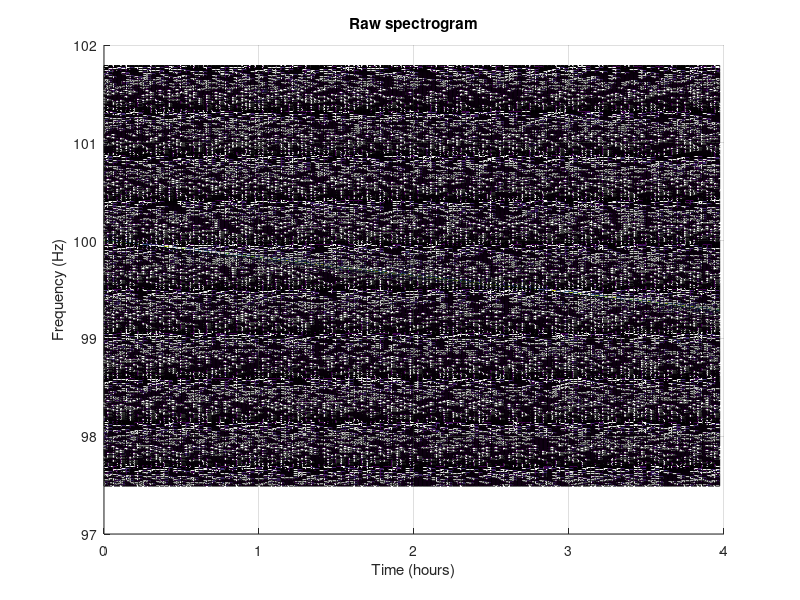

Write MATLAB code to recreate this figure. (Note: this script raises an error after producing the figure.)
% SNRg Calculations

clear;
clc;
close all;

% Choose settings (0 = off, 1 = on)
ParsevalSNR = 1; 
RealPartDS = 0;
Animation = 0;
NequalNseg = 1;
PlotSNRvsdfdot = 0;
PlotMaxSNRgvsTobs = 0;
PlotLastTimeSegment = 0;
Plotdfdotvsi = 0;
OutputFile1 = 1;
OutputFile2 = 0;
OutputFile3 = 0;

%% Generate Signal Spectrogram

% SNR1 and {SNRg_i | M<=i<=N} will be calculated
M = 1;
N = 100;
Ntrial = 10;
if (OutputFile1 == 0)
    Ntrial = 1;
end

% Set information on noise samples
nNoiseSample = 10;
noiseOffset = 50;
nBinSide = 4;

% Sampling frequency
fsamp = 1024.;

% Noise ASD ( / sqrt(Hz) )
hnoise = 12;
noiseamp = hnoise;

% Signal initial frequency (Hz)
f_sig = 100.;

% Signal frequency derivative (Hz/s)
fdot_sig = -5.e-5;

% Length of observation (hr)
Tobs_hr = 4.;
Tobs = Tobs_hr * 3600.;
if (OutputFile1 == 1)
    if (ParsevalSNR == 1)
        filename = sprintf('SNRgfdot_%0.es-2Tobs_%0.fhrP.csv', fdot_sig, Tobs_hr);
    else
        filename = sprintf('SNRgfdot_%0.es-2Tobs_%0.fhr.csv', fdot_sig, Tobs_hr);
    end
end

% Coherence time (hr) - choose so that signal drifts 0.5 bin per coherence time
Tcoh_hr = 1./3600.*sqrt(0.5/abs(fdot_sig));
Tcoh = Tcoh_hr * 3600.;

% Adjust coherence time to be an integer number of seconds
Tcoh = floor(Tcoh);
Tcoh_hr = Tcoh/3600.;

% DO NOT TOUCH/CARE
searchScale = 0;

f_sigStepSize = (0.1)/Tcoh*(Tcoh < Tobs) + 0.3/sqrt(0.5/(1.e-6))*(Tcoh >= Tobs);
fvec_sig = (f_sig-searchScale*f_sigStepSize) : f_sigStepSize : (f_sig+searchScale*f_sigStepSize);

fdot_sigStepSize = (7.8e-6)*abs(fdot_sig)*(fdot_sig ~= 0) + 1.e-7*(fdot_sig == 0);
fdotvec_sig = (fdot_sig-searchScale*fdot_sigStepSize) : fdot_sigStepSize : (fdot_sig+searchScale*fdot_sigStepSize);

[F, Fdot] = meshgrid(fvec_sig, fdotvec_sig);

% Adjust observation time to be exactly an integer number of coherence times to avoid binning headaches
Nseg = floor(Tobs/Tcoh);
if (NequalNseg == 1)
    N = Nseg;
    %N = floor(Nseg/10)*10;
end
Tobs = Nseg*Tcoh;
Tobs_hr = Tobs / 3600.;
fprintf('Observation time = %d sec (%f hr)\n',Tobs,Tobs_hr);
fprintf('Coherence time per segment = %d sec (%f hr)\n',Tcoh,Tcoh_hr);
assert(M<=N, 'Error: M>N');

% Set noise power mean and standard deviation from Parseval's Theorem
if (ParsevalSNR == 1)
    noiseMean = 1;
    noiseSTD = 1;
end

% Define time series to hold raw data stream of signal plus noise
deltat = 1./fsamp;
t = 0:deltat:Tobs;
Nsample = length(t);

% Search band width (Hz)
bandscale = 115; % Increase if fIndex is too high/low
f_siglo = min(f_sig,f_sig+fdot_sig*Tobs);
f_sighi = max(f_sig,f_sig+fdot_sig*Tobs);
freqlo_approx = min(fvec_sig)+min(fdotvec_sig)*Tobs - (noiseOffset + nNoiseSample + nBinSide)/Tcoh - bandscale/Tcoh;
freqhi_approx = max(fvec_sig)+max(fdotvec_sig)*Tobs*(max(fdotvec_sig) > 0) + (noiseOffset + nNoiseSample + nBinSide)/Tcoh + bandscale/Tcoh;
freqhi = ceil(freqhi_approx * Tcoh)/Tcoh;
freqlo = floor(freqlo_approx * Tcoh)/Tcoh;
bandwidth = freqhi - freqlo;
fprintf('Low/high frequencies of band shown: %f-%f Hz\n',freqlo,freqhi);

% Number of bins signal drifts per coherence time
Nbin_drift = abs(fdot_sig) * Tcoh * Tcoh;
Nbin_drift_total = abs(fdot_sig) * Tobs * Tcoh;
fprintf('Number of bins signal drifts per coherence time = %8.2f\n',Nbin_drift);
fprintf('Total number of bins signal drifts = %8.2f\n',Nbin_drift_total);

for trial = 1:Ntrial
    % Generate noise
    noise = noiseamp*random('norm',0.,1.,1.,Nsample);

    % Signal amplitude (no antenna pattern) 
    hamp = 1;

    % Generate signal in time domain
    signal = hamp*sin(2*pi*(f_sig*t + 0.5*fdot_sig*t.^2));
    data = signal + noise;

    % Generate spectra for each coherence time and extract band of interest to make spectrogram
    indbandlo = floor(freqlo*Tcoh)+1;
    indbandhi = floor(freqhi*Tcoh)+1;
    nbandbin = indbandhi - indbandlo + 1;
    Nseg = floor(Tobs/Tcoh);
    Nsample_coh = floor(Nsample / Nseg);
    spectrogram = zeros(nbandbin,Nseg);
    rawSpectrogram = (1+sqrt(-1)).*zeros(nbandbin,Nseg);
    fftNormalization = sqrt(1/Tcoh/fsamp)/noiseamp;
    for seg = 1:Nseg
       fprintf('Generating segment %d\n',seg);
       indlo = (seg-1)*Nsample_coh + 1;
       indhi = indlo + Nsample_coh - 1;
       segment = data(indlo:indhi);
       segment_noNoise = signal(indlo:indhi);
       rawfft = fft(segment,Nsample_coh);
       spectrogram(1:nbandbin,seg) = abs(rawfft(indbandlo:indbandhi))*fftNormalization;
       rawSpectrogram(1:nbandbin,seg) = rawfft(indbandlo:indbandhi)*fftNormalization;
       [dummyVariable, fIndex_sig] = max(rawfft(indbandlo:indbandhi)*fftNormalization);
       if (seg == round(Nseg/5) || seg == round(Nseg/5*2) || seg == round(Nseg/5*3) || seg == round(Nseg/5*4) || seg == Nseg)
           fprintf('Signal fIndex of segment %d = %d; magnitude = %d; phase = %d\n', seg, fIndex_sig, abs(dummyVariable), angle(dummyVariable));
       end
    end

    % Create modified spectrogram for plot
    plotSpectrogram = spectrogram;
    for k = 1:Nseg
        segment = plotSpectrogram(:, k);
        segment(segment < 0.1*max(segment)) = 0;
        plotSpectrogram(:, k) = segment;
    end

    % Plot spectrogram bar3(spectrogram)
    segarray = 1:Nseg;
    seghour = (segarray-1)*Tcoh/3600.;
    indarray = [indbandlo:indbandhi];
    freqplot = (indarray-indbandlo)*1.0/Tcoh + freqlo;

    figure(1);
    fprintf('Creating spectrogram plot with %d time bins (columns) and %d frequency bins (rows)...\n',Nseg,nbandbin);
    s1 = surf(seghour,freqplot,plotSpectrogram);
    title('Raw spectrogram');
    xlabel('Time (hours)');
    ylabel('Frequency (Hz)');
    view(0,90);
    ax = gca;
    ax.FontSize = 18;
    ax.LineWidth = 3;
    axis([min(seghour) max(seghour) min(freqplot) max(freqplot)]);

    %% Calculate Detection Statistics

    % Create vector of column midpoints
    tMid = zeros(1, Nseg);
    for tIndex = 1:Nseg
    tMid(tIndex) = (tIndex - 0.5)*Tcoh;
    end

    tMid_hr = tMid./3600;

    % Create vector of indices for frequency trajectory
    freqTrajIndex = zeros(1, Nseg);
    for tIndex = 1:Nseg
        freqTrajIndex(tIndex) = find(t == tMid(tIndex));
    end

    % Calculate expected phase/frequency trajectories and signal
    freqTraj = f_sig + fdot_sig.*t;
    phaseTraj = 2*pi.*(f_sig.*t + 0.5*fdot_sig.*t.^2);
    searchSignal = hamp.*sin(phaseTraj);

    % Create template spectrogram
    searchSpectrogram = (1+sqrt(-1)).*zeros(nbandbin,Nseg);
    for seg = 1:Nseg
        indlo = (seg-1)*Nsample_coh + 1;
        indhi = indlo + Nsample_coh - 1;
        searchSegment = searchSignal(indlo:indhi);
        searchRawfft = fft(searchSegment, Nsample_coh);
        searchSpectrogram(1:nbandbin,seg) = searchRawfft(indbandlo:indbandhi)*fftNormalization;
    end

    % Find predicted frequency at each column midpoint
    fMid = zeros(1, Nseg);
    for tIndex = 1:Nseg
        fMid(tIndex) = freqTraj(freqTrajIndex(tIndex));
    end

    % Calculate signal frequency indices
    fIndex = zeros(1, Nseg);
    for tIndex = 1:Nseg
        fIndex(tIndex) = find(abs(freqplot - fMid(tIndex)) == min(abs(freqplot - fMid(tIndex))), 1, 'first');
    end

    % Calculate background noise frequency indices
    fIndex_noise = zeros(nNoiseSample, Nseg);
    for k = 1:nNoiseSample
        fIndex_noise(k, :) = fIndex + (2*nBinSide+2)*k + noiseOffset;
    end

    % Calculate weights array
    weight = (1+sqrt(-1)).*zeros(nbandbin,Nseg);
    for tIndex = 1:Nseg
        %weight(:, tIndex) = hamp.*searchSpectrogram(:, tIndex)/sum(abs(searchSpectrogram((fIndex(tIndex)-nBinSide):(fIndex(tIndex)+nBinSide), tIndex)).^2);
        weight(:, tIndex) = searchSpectrogram(:, tIndex).*abs(searchSpectrogram(:, tIndex)).^2/sum(abs(searchSpectrogram((fIndex(tIndex)-nBinSide):(fIndex(tIndex)+nBinSide), tIndex)).^2);
    end

    % Calculate detection statistics
    signalDS1 = 0;
    signalDSg_i = zeros(N-M+1, 1);
    grouper_sig = (1+sqrt(-1)).*zeros(N-M+1, 1);
    noiseDS1 = zeros(1, nNoiseSample);
    noiseDSg_i = (1+sqrt(-1)).*zeros(N-M+1, nNoiseSample);
    grouper_noise = (1+sqrt(-1)).*zeros(N-M+1, nNoiseSample);

    signalDSContribution1 = [];
    signalDSContribution2 = [];
    signalDSContribution3 = [];
    signalDSContribution4 = [];

    noiseDSContribution1 = [];
    noiseDSContribution2 = [];
    noiseDSContribution3 = [];
    noiseDSContribution4 = [];

    for tIndex = 1:Nseg
        % Signal detection statistics
        signalDS1 = signalDS1 + (abs(spectrogram(fIndex(tIndex), tIndex)))^2;
        grouper_sig = grouper_sig + sum(conj(weight((fIndex(tIndex)-nBinSide):(fIndex(tIndex)+nBinSide), tIndex)).*rawSpectrogram((fIndex(tIndex)-nBinSide):(fIndex(tIndex)+nBinSide), tIndex));
        for i = M:N
            if (RealPartDS == 1)
                contribution = real(grouper_sig(i-M+1)); 
            else
                contribution = abs(grouper_sig(i-M+1))^2;
            end
            if (mod(tIndex, i) == 0)
                signalDSg_i(i-M+1) = signalDSg_i(i-M+1) + contribution;
                if (i == 1)
                    signalDSContribution1 = [signalDSContribution1, contribution];
                elseif (i == 2)
                    signalDSContribution2 = [signalDSContribution2, contribution];
                elseif (i == 3)
                    signalDSContribution3 = [signalDSContribution3, contribution];
                elseif (i == 4)
                    signalDSContribution4 = [signalDSContribution4, contribution];
                end
                grouper_sig(i-M+1) = 0;
            elseif (tIndex == Nseg)
                signalDSg_i(i-M+1) = signalDSg_i(i-M+1) + contribution;
                grouper_sig(i-M+1) = 0;
            end
        end

        % Noise detection statistics
        for k = 1:nNoiseSample
            noiseDS1(k) = noiseDS1(k) + (abs(spectrogram(fIndex_noise(k, tIndex), tIndex)))^2;
            grouper_noise(:, k) = grouper_noise(:, k) + sum(conj(weight((fIndex(tIndex)-nBinSide):(fIndex(tIndex)+nBinSide), tIndex)).*rawSpectrogram((fIndex_noise(k, tIndex)-nBinSide):(fIndex_noise(k, tIndex)+nBinSide), tIndex));
        end
        for i = M:N
            if (RealPartDS == 1)
                contribution = real(grouper_noise(i-M+1, :)); 
            else
                contribution = abs(grouper_noise(i-M+1, :)).^2;
            end
            if (mod(tIndex, i) == 0)
                noiseDSg_i(i-M+1, :) = noiseDSg_i(i-M+1, :) + contribution;
                if (i == 1)
                    noiseDSContribution1 = [noiseDSContribution1, [abs(grouper_noise(i-M+1, 1))^2; abs(grouper_noise(i-M+1, floor(nNoiseSample/2)))^2; abs(grouper_noise(i-M+1, end))^2]];
                elseif (i == 2)
                    noiseDSContribution2 = [noiseDSContribution2, [abs(grouper_noise(i-M+1, 1))^2; abs(grouper_noise(i-M+1, floor(nNoiseSample/2)))^2; abs(grouper_noise(i-M+1, end))^2]];
                elseif (i == 3)
                    noiseDSContribution3 = [noiseDSContribution3, [abs(grouper_noise(i-M+1, 1))^2; abs(grouper_noise(i-M+1, floor(nNoiseSample/2)))^2; abs(grouper_noise(i-M+1, end))^2]];
                elseif (i == 4)
                    noiseDSContribution4 = [noiseDSContribution4, [abs(grouper_noise(i-M+1, 1))^2; abs(grouper_noise(i-M+1, floor(nNoiseSample/2)))^2; abs(grouper_noise(i-M+1, end))^2]];
                end
                grouper_noise(i-M+1, :) = 0;
            elseif (tIndex == Nseg)
                noiseDSg_i(i-M+1, :) = noiseDSg_i(i-M+1, :) + contribution;
            end
        end
    end

    %% Calculate SNRs and Plot
    % Calculate SNRs
    SNR1 = abs(signalDS1 - mean(noiseDS1))/std(noiseDS1);
    fprintf('SNR1 = %e\n', SNR1);
    SNRg_i = zeros(N-M+1, 1);
    for i = M:N
        if (ParsevalSNR == 0)
            SNRg_i(i-M+1) = abs(signalDSg_i(i-M+1) - mean(noiseDSg_i(i-M+1, :)))/std(noiseDSg_i(i-M+1, :));
        elseif (ParsevalSNR == 1)
            SNRg_i(i-M+1) = abs(signalDSg_i(i-M+1) - noiseMean)/noiseSTD/sqrt(i);
        end
        fprintf('SNRg_%d = %e\n', i, SNRg_i(i-M+1));
    end

    if (OutputFile1 == 1)
        assert(all(M:N==1:Nseg), 'Error: Output File 1 can only function when M=1 and N=Nseg')
        fout = fopen(filename, 'a');
        for i = M:N
            if (i == N)
                fprintf(fout, '%e\n', SNRg_i(i-M+1));
            else
                fprintf(fout, '%e,', SNRg_i(i-M+1));
            end
        end
    end

end
% Plot data
figure(2)
p1 = scatter(M:N, SNRg_i, 'ok');
hold on;
if (ParsevalSNR == 0)
    p2 = plot(M:N, SNR1.*ones(1, N-M+1), '--r');
end
title('SNRg_i vs i');
xlabel('i');
ylabel('SNRg_i');
if (ParsevalSNR == 0)
    legend('SNRg_i', 'SNR1', 'location', 'northwest');
else
    legend('SNRg_i', 'location', 'northwest');
end
grid on;
p1.LineWidth = 3;
ax = gca;
ax.LineWidth = 3;
ax.FontSize = 16;

[imax, SNRg_imax] = max(SNRg_i);
fprintf('Max of %e at i = %d\n', imax, SNRg_imax);
%% Plot DS Contributions

if (NequalNseg == 1 && M == 1 && Nseg >= 4)
    % Create segment vectors for each SNRg_i
    segvecs = {[], [], [], []};
    for tIndex = 1:Nseg
        for i = 1:4
            if (mod(tIndex, i) == 0)
                segvecs{i} = [segvecs{i}, tIndex];
            end
        end
    end

    figure(3)
    subplot(2, 2, 1)
    p311 = plot(segvecs{1}, signalDSContribution1, '-r');
    hold on;
    p321 = plot(segvecs{2}, signalDSContribution2, '-g');
    p331 = plot(segvecs{3}, signalDSContribution3, '-b');
    p341 = plot(segvecs{4}, signalDSContribution4, '-m');
    hold off;
    ylim([0, 17]);
    title('Signal DS Contributions for SNRg_i');
    xlabel('time segment');
    ylabel('contribution');
    legend('i=1', 'i=2', 'i=3', 'i=4');
    ax = gca;
    ax.LineWidth = 3;
    ax.FontSize = 15;

    subplot(2, 2, 2)
    p312 = plot(segvecs{1}, noiseDSContribution1(1, :), '-r');
    hold on;
    p322 = plot(segvecs{2}, noiseDSContribution2(1, :), '-g');
    p332 = plot(segvecs{3}, noiseDSContribution3(1, :), '-b');
    p342 = plot(segvecs{4}, noiseDSContribution4(1, :), '-m');
    hold off;
    title('Noise DS Contributions for SNRg_i (first noise sample)');
    xlabel('time segment');
    ylabel('contribution');
    legend('i=1', 'i=2', 'i=3', 'i=4');
    ax = gca;
    ax.LineWidth = 3;
    ax.FontSize = 15;

    subplot(2, 2, 3)
    p313 = plot(segvecs{1}, noiseDSContribution1(2, :), '-r');
    hold on;
    p323 = plot(segvecs{2}, noiseDSContribution2(2, :), '-g');
    p333 = plot(segvecs{3}, noiseDSContribution3(2, :), '-b');
    p343 = plot(segvecs{4}, noiseDSContribution4(2, :), '-m');
    hold off;
    title('Noise DS Contributions for SNRg_i (middle noise sample)');
    xlabel('time segment');
    ylabel('contribution');
    legend('i=1', 'i=2', 'i=3', 'i=4');
    ax = gca;
    ax.LineWidth = 3;
    ax.FontSize = 15;

    subplot(2, 2, 4)
    p314 = plot(segvecs{1}, noiseDSContribution1(3, :), '-r');
    hold on;
    p324 = plot(segvecs{2}, noiseDSContribution2(3, :), '-g');
    p334 = plot(segvecs{3}, noiseDSContribution3(3, :), '-b');
    p344 = plot(segvecs{4}, noiseDSContribution4(3, :), '-m');
    hold off;
    title('Noise DS Contributions for SNRg_i (last noise sample)');
    xlabel('time segment');
    ylabel('contribution');
    legend('i=1', 'i=2', 'i=3', 'i=4');
    ax = gca;
    ax.LineWidth = 3;
    ax.FontSize = 15;

end
%% Calculate SNR for Various fdot

TS_model = @(a, fdot_log, Tobs_log, i_log) 10^( (a(1) + a(2).*fdot_log).*Tobs_log + ...
                                                (a(3) + a(4).*fdot_log).*i_log + ...
                                                (a(5) + a(6).*fdot_log) );
load TemplateSpacingModelParams.mat

% Create vector of fdot values (for search)
searchScale = 5;
fdot_sigStepSize = TS_model(TemplateSpacingModelParams, log10(abs(fdot_sig)), log10(Tobs_hr), log10(N));
fdotvec_sig = (fdot_sig - searchScale*fdot_sigStepSize):fdot_sigStepSize:(fdot_sig + searchScale*fdot_sigStepSize);
SNR1Array = zeros(1, length(fdotvec_sig));
SNRg_iArray = zeros(N-M+1, length(fdotvec_sig));

for j = 1:length(fdotvec_sig)
    
    fprintf('Calulating SNRg_is for dfdot = %e\n', fdotvec_sig(j)-fdot_sig);
    
    % Calculate expected phase/frequency trajectories and signal
    freqTraj = f_sig + fdotvec_sig(j).*t; 
    phaseTraj = 2*pi.*(f_sig.*t + 0.5*fdotvec_sig(j).*t.^2);
    searchSignal = hamp.*sin(phaseTraj);

    % Create template spectrogram
    searchSpectrogram = (1+sqrt(-1)).*zeros(nbandbin,Nseg);
    for seg = 1:Nseg
        indlo = (seg-1)*Nsample_coh + 1;
        indhi = indlo + Nsample_coh - 1;
        searchSegment = searchSignal(indlo:indhi);
        searchRawfft = fft(searchSegment, Nsample_coh);
        searchSpectrogram(1:nbandbin,seg) = searchRawfft(indbandlo:indbandhi)*fftNormalization;
    end

    % Find predicted frequency at each column midpoint
    fMid = zeros(1, Nseg);
    for tIndex = 1:Nseg
        fMid(tIndex) = freqTraj(freqTrajIndex(tIndex));
    end

    % Calculate signal frequency indices
    fIndex = zeros(1, Nseg);
    for tIndex = 1:Nseg
        fIndex(tIndex) = find(abs(freqplot - fMid(tIndex)) == min(abs(freqplot - fMid(tIndex))), 1, 'first');
    end
    
    % Calculate background noise frequency indices
    fIndex_noise = zeros(nNoiseSample, Nseg);
    for k = 1:nNoiseSample
        fIndex_noise(k, :) = fIndex + 10*k + noiseOffset;
    end

    % Calculate weights array
    weight = (1+sqrt(-1)).*zeros(nbandbin,Nseg);
    for tIndex = 1:Nseg
        weight(:, tIndex) = hamp.*searchSpectrogram(:, tIndex)/sum(abs(searchSpectrogram((fIndex(tIndex)-nBinSide):(fIndex(tIndex)+nBinSide), tIndex)).^2);
        weight(:, tIndex) = searchSpectrogram(:, tIndex).*abs(searchSpectrogram(:, tIndex)).^2/sum(abs(searchSpectrogram((fIndex(tIndex)-nBinSide):(fIndex(tIndex)+nBinSide), tIndex)).^2);
    end

    % Calculate detection statistics
    signalDS1 = 0;
    signalDSg_i = zeros(N-M+1, 1);
    grouper_sig = (1+sqrt(-1)).*zeros(N-M+1, 1);
    noiseDS1 = zeros(1, nNoiseSample);
    noiseDSg_i = (1+sqrt(-1)).*zeros(N-M+1, nNoiseSample);
    grouper_noise = (1+sqrt(-1)).*zeros(N-M+1, nNoiseSample);

    if (j == 15)
        DScontributions15 = zeros(1, Nseg);
    elseif (j == 21)
        DScontributions21 = zeros(1, Nseg);
    elseif (j == 11)
        DScontribution11 = zeros(1, Nseg);
    end

    for tIndex = 1:Nseg
        % Signal detection statistics
        signalDS1 = signalDS1 + (abs(spectrogram(fIndex(tIndex), tIndex)))^2;
        grouper_sig = grouper_sig + sum(conj(weight((fIndex(tIndex)-nBinSide):(fIndex(tIndex)+nBinSide), tIndex)).*rawSpectrogram((fIndex(tIndex)-nBinSide):(fIndex(tIndex)+nBinSide), tIndex));
        for i = M:N
            if (RealPartDS == 1)
                contribution = real(grouper_sig(i-M+1)); 
            else
                contribution = abs(grouper_sig(i-M+1))^2;
            end
            if (mod(tIndex, i) == 0)
                signalDSg_i(i-M+1) = signalDSg_i(i-M+1) + contribution;
                if (j == 15 && i == 1)
                    DScontributions15(tIndex) = contribution;
                elseif (j == 21 && i == 1)
                    DScontributions21(tIndex) = contribution;
                elseif (j == 11 && i == 1)
                    DScontribution11(tIndex) = contribution;
                end
                grouper_sig(i-M+1) = 0;
            elseif (tIndex == Nseg)
                signalDSg_i(i-M+1) = signalDSg_i(i-M+1) + contribution;
            end
        end

        % Noise detection statistics
        for k = 1:nNoiseSample
            noiseDS1(k) = noiseDS1(k) + (abs(spectrogram(fIndex_noise(k, tIndex), tIndex)))^2;
            grouper_noise(:, k) = grouper_noise(:, k) + sum(conj(weight((fIndex(tIndex)-nBinSide):(fIndex(tIndex)+nBinSide), tIndex)).*rawSpectrogram((fIndex_noise(k, tIndex)-nBinSide):(fIndex_noise(k, tIndex)+nBinSide), tIndex));
        end
        for i = M:N
            if (RealPartDS == 1)
                contribution = real(grouper_noise(i-M+1, :)); 
            else
                contribution = abs(grouper_noise(i-M+1, :)).^2;
            end
            if (mod(tIndex, i) == 0)
                noiseDSg_i(i-M+1, :) = noiseDSg_i(i-M+1, :) + contribution;
                grouper_noise(i-M+1, :) = 0;
            elseif (tIndex == Nseg)
                noiseDSg_i(i-M+1, :) = noiseDSg_i(i-M+1, :) + contribution;
            end
        end
    end
    
    SNR1Array(j) = abs(signalDS1 - mean(noiseDS1))/std(noiseDS1);
    for i = M:N
        if (ParsevalSNR == 0)
            SNRg_iArray(i-M+1, j) = abs(signalDSg_i(i-M+1) - mean(noiseDSg_i(i-M+1, :)))/std(noiseDSg_i(i-M+1, :));
        elseif (ParsevalSNR == 1)
            SNRg_iArray(i-M+1, j) = abs(signalDSg_i(i-M+1) - noiseMean)/noiseSTD/sqrt(i);
        end
    end
    
    % Compare search spectrogram and signal spectrogram last time segment
    if (PlotLastTimeSegment == 1)
        range = (fIndex(end)-10):(fIndex(end)+10);
        
        figure(1900+j)
        s1900j = scatter(range, abs(searchSpectrogram(range, end)), '*k');
        hold on;
        p1900j = plot(range, abs(rawSpectrogram(range, end)), '-r');
        x1900j = xline(fIndex(end), '--k');
        x1900j.LineWidth = 1;
        s1900j.LineWidth = 3;
        title(['Last Time Segment Fourier Coefficient Magnitude dfdot_{sig} = ', num2str(fdotvec_sig(j) - fdot_sig), ' Hz/s']);
        xlabel('frequency bin');
        ylabel('magnitude');
        legend('template', 'data', 'fIndex');
        ax = gca;
        ax.FontSize = 14;
        ax.LineWidth = 3;
        grid on;
        hold off;
        
        figure(2900+j)
        s2900j = scatter(range, unwrap(atan2(imag(searchSpectrogram(range, end)), real(searchSpectrogram(range, end)))), '*k');
        hold on;
        p2900j = plot(range, unwrap(atan2(imag(rawSpectrogram(range, end)), real(rawSpectrogram(range, end)))), '-r');
        x2900j = xline(fIndex(end), '--k');
        x2900j.LineWidth = 1;
        s2900j.LineWidth = 3;
        title(['Last Time Segment Fourier Coefficient Phase dfdot_{sig} = ', num2str(fdotvec_sig(j) - fdot_sig), ' Hz/s']);
        xlabel('frequency bin');
        ylabel('phase');
        legend('template', 'data', 'fIndex');
        ax = gca;
        ax.FontSize = 14;
        ax.LineWidth = 3;
        grid on;
        hold off;
    end
end
if (searchScale >= 20)
    figure(3000)
    p39001 = plot(1:Nseg, DScontributions15, '-g');
    hold on;
    p39002 = plot(1:Nseg, DScontributions21, '-m');
    p39003 = plot(1:Nseg, DScontribution11, '-b');
    hold off;
    title('Center Bin and Off Bin DS Contributions(i == 1)')
    xlabel('time segment')
    ylabel('DS Contribution')
    legend('off bin with max SNR', 'center bin', 'off bin with lower SNR')
    ax = gca;
    ax.FontSize = 16;
    ax.LineWidth = 3;
    grid on;
end

%% Plot data for deviations in fdot

% Create titles
titleStrings = cell(1, N-M+1);
for i = M:N
    titleStrings{i-M+1} = sprintf('SNRg_{%d} vs dfdot', i);
end
dfdot_sig = fdotvec_sig-fdot_sig;

% Plot SNRg_i vs i
for k = 1:length(dfdot_sig)
    figure(3+k)
    sk1 = scatter(M:N, SNRg_iArray(:, k), 'ok');
    title(['SNRg_i vs i for dfdot = ', num2str(dfdot_sig(k))]);
    xlabel('i');
    ylabel('SNRg_i');
    grid on;
    ax = gca;
    ax.LineWidth = 3;
    ax.FontSize = 16;
end

% Plot SNRg_i vs dfdot
if (PlotSNRvsdfdot == 1)
    for i = M:N
        figure(3+length(dfdot_sig)+i-M+1)
        subplot(1, 2, 1)
        hold on;
        si1 = scatter(dfdot_sig, SNRg_iArray(i-M+1, :)/SNRg_iArray(i-M+1, searchScale+1), 'ok');
        title(titleStrings{i-M+1});
        xlabel('dfdot (Hz/s)');
        ylabel('SNR/SNR_m_a_x');
        legend(['i = ', num2str(i)])
        grid on;
        ax = gca;
        ax.LineWidth = 3;
        ax.FontSize = 16;

        subplot(1, 2, 2)
        si2 = scatter(dfdot_sig, SNRg_iArray(i-M+1, :), 'ok');
        title(titleStrings{i-M+1});
        xlabel('dfdot (Hz/s)');
        ylabel('SNR');
        legend(['i = ', num2str(i)])
        grid on;
        ax = gca;
        ax.LineWidth = 3;
        ax.FontSize = 16;
    end
end

%% Animation
if (Animation == 1)
    figure(4+length(dfdot_sig)+N-M+1)
    sgtitle('SNRg_i vs dfdot for Various i', 'FontSize', 20);
    for repeat = 1:3
        for i = M:N
            subplot(1, 2, 1)
            scatter(dfdot_sig, SNRg_iArray(i-M+1, :)/max(SNRg_iArray(i-M+1, :)), 'ok');
            axis([1.01*min(dfdot_sig), 1.01*max(dfdot_sig), 0, 1]);
            xlabel('dfdot (Hz/s)');
            ylabel('SNR/SNR_m_a_x');
            legend(['i = ', num2str(i)]);
            title('Normalized');
            ax = gca;
            ax.LineWidth = 3;
            ax.FontSize = 16;
            grid on;

            subplot(1, 2, 2)
            scatter(dfdot_sig, SNRg_iArray(i-M+1, :), 'ok');
            axis([1.01*min(dfdot_sig), 1.01*max(dfdot_sig), 0, max(SNRg_iArray(:))]);
            xlabel('dfdot (Hz/s)');
            ylabel('SNR');
            legend(['i = ', num2str(i)]);
            title('Not Normalized');
            ax = gca;
            ax.LineWidth = 3;
            ax.FontSize = 16;
            grid on;
            pause(0.5)
        end
    end
end
%% Fit SNRg_i vs dfdot to curve and find dfdot for 20% offset
dfdotp = linspace(min(dfdot_sig), max(dfdot_sig), 1.e4*length(dfdot_sig));
SNRsplines = zeros(N-M+1, length(dfdotp));
templateSpacings = zeros(N-M+1, 1);

for i = M:N
    SNRsplines(i-M+1, :) = spline(dfdot_sig, SNRg_iArray(i-M+1, :), dfdotp);
    templateSpacings(i-M+1) = mode(abs(dfdotp(abs(SNRsplines(i-M+1, :) - 0.8*SNRg_iArray(i-M+1, searchScale+1)) == min(abs(SNRsplines(i-M+1, :) - 0.8*SNRg_iArray(i-M+1, searchScale+1))))));
    
    if (PlotSNRvsdfdot == 1)
        figure(3+length(dfdot_sig)+i-M+1)
        subplot(1, 2, 1)
        hold on;
        pi1 = plot(dfdotp, SNRsplines(i-M+1, :)/SNRg_iArray(i-M+1, searchScale+1));
        legend(['i = ', num2str(i)], 'spline', 'Location', 'south')

        subplot(1, 2, 2)
        hold on;
        pi2 = plot(dfdotp, SNRsplines(i-M+1, :));
        legend(['i = ', num2str(i)], 'spline', 'Location', 'south')
    end
end


for i = M:N
    fprintf('For i = %d, stepping %e in fdot causes a 20%% drop in SNRg_i\n', i, templateSpacings(i-M+1));
end

figure(1000000)
s1000000 = scatter(log10(M:N), log10(templateSpacings));
s1000000.MarkerFaceColor = 'k';
title('Template Spacing vs i');
xlabel('log(i)');
ylabel('log(dfdot)');
ax = gca;
ax.FontSize = 16;
ax.LineWidth = 3;
grid on;


if (OutputFile2 == 1)
    if (ParsevalSNR == 1)
        filename2 = sprintf('SNRgTemplateSpacingfdot_%0.eP.csv', fdot_sig);
    else
        filename2 = sprintf('SNRgTemplateSpacingfdot_%0.e.csv', fdot_sig);
    end
    fout2 = fopen(filename2, 'a');
    for i = M:N
        fprintf(fout2, '%f, %d, %e\n', Tobs_hr, i, templateSpacings(i-M+1));
    end
end

if (OutputFile3 == 1)
    assert(all(M:N==1:Nseg), 'Error: Output File 3 can only function when M=1 and N=Nseg')
    if (ParsevalSNR == 1)
        filename3 = sprintf('SNRgTemplateSpacingvsStepSizefdot_%0.eTobs_%0.fP.csv', fdot_sig, Tobs_hr);
    else
        filename3 = sprintf('SNRgTemplateSpacingvsStepSizefdot_%0.eTobs_%0.f.csv', fdot_sig, Tobs_hr);
    end
    fout3 = fopen(filename3, 'a');
    fprintf(fout3, '%e,', fdot_sigStepSize);
    for i = M:N
        if (i == N)
            fprintf(fout3, '%e\n', templateSpacings(i-M+1));
        else
            fprintf(fout3, '%e,', templateSpacings(i-M+1));
        end
        
    end
end

%% Plot log-log graph
if (Plotdfdotvsi == 1)
    templateFitCoeffs = polyfit(log10(M:N), log10(templateSpacings), 1);

    figure(5+length(dfdot_sig)+N)
    p5fN = plot(log10(M:N), log10(abs(fitCoeffs*sqrt(log(5/4)))), '-k');
    hold on;
    p5fN2 = plot(log10(M:N), -2*(log10(M:N)-log10(N)) + log10(abs(fitCoeffs(N)*sqrt(log(5/4)))), '-r');
    p5fN1 = plot(log10(M:N), -1*(log10(M:N)-log10(N)) + log10(abs(fitCoeffs(N)*sqrt(log(5/4)))), '-g');
    p5fNh = plot(log10(M:N), -0.5*(log10(M:N)-log10(N)) + log10(abs(fitCoeffs(N)*sqrt(log(5/4)))), '-b');
    p5fNf = plot(log10(M:N), -0.25*(log10(M:N)-log10(N)) + log10(abs(fitCoeffs(N)*sqrt(log(5/4)))), '-m');
    p5fNfit = plot(log10(M:N), templateFitCoeffs(1).*log10(M:N) + templateFitCoeffs(2));
    xlim([log10(M), log10(N)]);
    title('dfdot for 20% Offset in SNRg_i vs i (log-log)');
    xlabel('log(i)');
    ylabel('log(dfdot)');
    legend('dfdot values', 'line through last point with slope = -2', 'line through last point with slope = -1', 'line through last point with slope = -1/2', 'line through last point with slope = -1/4', 'linear fit');
    p5fN.LineWidth = 3;
    p5fN2.LineWidth = 2;
    p5fN1.LineWidth = 2;
    p5fNh.LineWidth = 2;
    p5fNf.LineWidth = 2;
    p5fNfit.LineWidth = 2.5;
    p5fNfit.Color = [0.7, 0.7, 0.2];
    ax = gca;
    ax.LineWidth = 3;
    ax.FontSize = 16;
    grid on; 
    hold off;

fprintf('Template spacing for Tobs = %f hr: dfdot = %e * i^(%f)\n', Tobs_hr, 10^(templateFitCoeffs(2)), templateFitCoeffs(1));
end

%% Plot Maximum SNRg_i vs Tobs

if (PlotMaxSNRgvsTobs == 1)
    % Read in and process data from csv
    csvData = readmatrix('maxSNRgData.csv', 2, 0);
    Tobsvec = csvData(:, 1);
    Nsegvec = csvData(:, 2);
    imaxData = csvData(:, 3:2:end);
    SNRg_imaxData = csvData(:, 4:2:end);

    imax_avg = mean(imaxData, 2);
    imax_err = std(imaxData, 0, 2)/length(imaxData(1, :));
    SNRg_imax_avg = mean(SNRg_imaxData, 2);
    SNRg_imax_err = std(SNRg_imaxData, 0, 2)/length(SNRg_imaxData(1, :));

    figure(6+length(dfdot_sig)+N)
    subplot(1, 2, 1)
    e6fN1 = errorbar(Tobsvec, imax_avg, imax_err, '-k');
    hold on;
    p6fN1 = plot(Tobsvec, Nsegvec, '--b');
    title('i of Maximum SNRg_i vs Tobs');
    xlabel('Tobs (hr)');
    ylabel('i');
    legend('i of max SNRg', 'Nseg', 'Location', 'NorthWest');
    e6fN1.LineWidth = 2;
    grid on;
    ax = gca;
    ax.FontSize = 15;
    ax.LineWidth = 3;

    subplot(1, 2, 2)
    e6fN2 = errorbar(Tobsvec, SNRg_imax_avg, SNRg_imax_err, '-k');
    title('Maximum SNRg_i vs Tobs');
    xlabel('Tobs (hr)');
    ylabel('SNRg');
    e6fN2.LineWidth = 2;
    grid on;
    ax = gca;
    ax.FontSize = 15;
    ax.LineWidth = 3;
end
